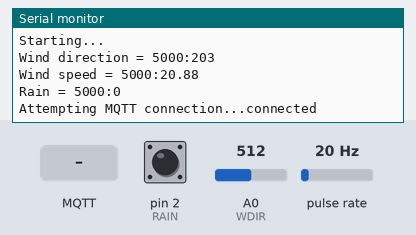
The sketch below on a simulated Arduino Uno, built with avr-gcc and run on an emulated ATmega328P. On the bench: the last lines printed to the serial monitor. Wiring (inferred from the names in the program): pulse sensor: data pin 3. The inputs (shaded band) are chosen by the test bench; at power-on: pulse rate 20 Hz, A0 (WDIR) = 512, pin 2 (RAIN) HIGH. WiFi joins after 1.5 s; servers stay silent unless stated; no MQTT or app messages arrive unless stated.

Above: at 6.2 s.
6.3 s: MQTT message "1" arrives on the first subscribed topic
At 7.6 s:
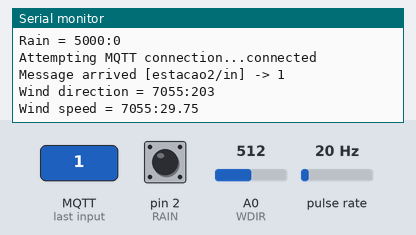
7.8 s: MQTT message "on" arrives on the first subscribed topic
At 8.8 s:
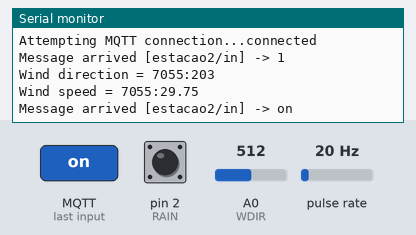
9.3 s: MQTT message "off" arrives on the first subscribed topic
At 10.4 s:
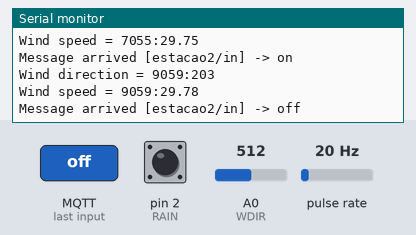
10.8 s: pulse rate (sensor on pin 3) set to 4 Hz
At 11.6 s:
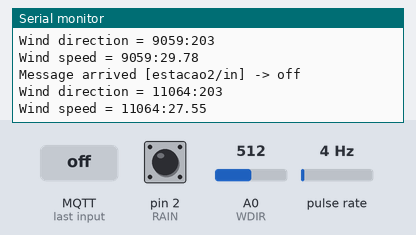
12.3 s: A0 (WDIR) set to 446
At 13.6 s:
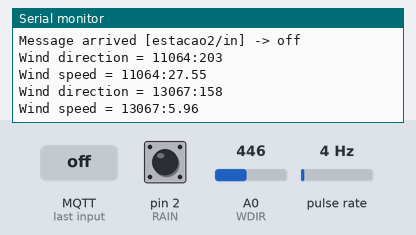
13.8 s: pin 2 (RAIN) pulled LOW for 0.15 s
At 15.9 s:
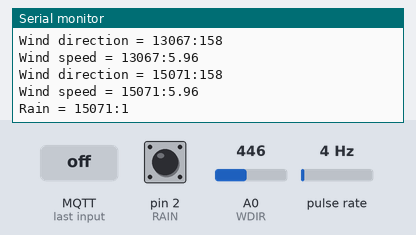
Timing chart, 0 to 16.4 s (numbered marks = the images above; inputs shaded):
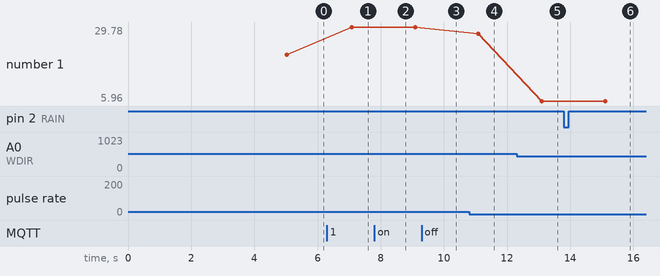

The sketch:

westation.ino
```cpp
#include <PubSubClient.h>
#include <Ethernet.h>

//-=-=-=--=-=-=-=-=Storage and Comunication -=-=-=-=-=
EthernetClient ethClient;
PubSubClient client(ethClient);

byte mac[6] = {0xDE, 0xAD, 0xBE, 0xEF, 0xFE, 0xED};
IPAddress ip(10, 1, 1, 34);  // IP LOCAL
IPAddress server(23, 95, 106, 176); // IP Server MQTT

const int RECONNECTION_TIMEOUT = 5000; // Timeout to reconnect in milliseconds.
unsigned long lastReconnection = 0;

//-=-=-=-=- Weather -=-=-=-=-=-
const byte WDIR = A0;
const byte WSPEED = 3;
const byte RAIN = 2;

const int WEATHER_TIMEOUT = 2000; // Timeout to process new data.
unsigned long lastWeatherTime = 0;

long lastWindCheck = 0;
volatile long lastWindIRQ = 0;
volatile byte windClicks = 0;

volatile unsigned long rainTime, rainLast, rainDump;

long rainDumpLast = -10;

const byte RESULT_SIZE = 16;

void setup() {
  Serial.begin(9600);

  //-=-=-=- Comunication -=-=-=-=-=-
  client.setServer(server, 1883);
  client.setCallback(callback);

  Ethernet.begin(mac, ip);
  delay(1500);

  //-=-=-=- Weather Sensors -=-=-=-=-
  pinMode(WSPEED, INPUT_PULLUP); // input from wind meters windspeed sensor
  pinMode(RAIN, INPUT_PULLUP); // input from wind meters rain gauge sensor

  // Turn on interrupts
  attachInterrupt(0, rainIRQ, FALLING);
  attachInterrupt(1, wspeedIRQ, FALLING);
  interrupts();

  Serial.println("Starting...");

  delay(3500);
}

void loop() {
  verifyConnection();

  client.loop();

  processWeather();

  delay(100);
}

void processWeather() {
  unsigned long currentTime = millis();

  if ((currentTime - lastWeatherTime) > WEATHER_TIMEOUT) {
    String currentTimeStr = String(currentTime) + ":";
    lastWeatherTime = currentTime;

    // Wind direction
    sendWindDir(currentTimeStr);

    // Wind speed
    sendWindSpeed(currentTimeStr);

    // Rain
    sendRain(currentTimeStr);
  }
}

void sendWindDir(String currentTimeStr) {
  int windDirCurrent = getWindDirection(); // [0-360 instantaneous wind direction]
  char result[RESULT_SIZE] = "";
  String str = currentTimeStr + String(windDirCurrent);
  str.toCharArray(result, RESULT_SIZE);
  client.publish("estacao1/winddir", result);

  Serial.print("Wind direction = ");
  Serial.println(str);
}

void sendWindSpeed(String currentTimeStr) {
  float windSpeedCurrent = getWindSpeed();

  char result[RESULT_SIZE] = "";

  dtostrf(windSpeedCurrent, 3, 2, result);
  String str = currentTimeStr + result;
  str.toCharArray(result, RESULT_SIZE);
  client.publish("estacao1/windspeed", result);

  Serial.print("Wind speed = ");
  Serial.println(str);
}

void sendRain(String currentTimeStr) {
  unsigned long rainDumpCurrent = rainDump;

  if (rainDumpLast != rainDumpCurrent) {
    rainDumpLast = rainDumpCurrent;

    char result[RESULT_SIZE] = "";
    String str = currentTimeStr + String(rainDumpCurrent);
    str.toCharArray(result, RESULT_SIZE);
    client.publish("estacao1/rain", result);

    Serial.print("Rain = ");
    Serial.println(str);
  }
}

// Count rain gauge bucket tips as they occur
// Activated by the magnet and reed switch in the rain gauge, attached to input D2
void rainIRQ() {
  rainTime = millis();

  // Ignore switch-bounce glitches less than 10mS after initial edge
  if ((rainTime - rainLast) > 10) {
    rainDump += 1; // Count dumps of water.
    rainLast = rainTime; // Set up for next event
  }
}

// Activated by the magnet in the anemometer (2 ticks per rotation), attached to input D3
void wspeedIRQ() {
  // Ignore switch-bounce glitches less than 10ms (142MPH max reading) after the reed switch closes
  if (millis() - lastWindIRQ > 10) {
    lastWindIRQ = millis(); //Grab the current time
    windClicks++; //There is 1.492MPH for each click per second.
  }
}

int getWindDirection()  {
  unsigned int adc;

  adc = analogRead(WDIR); // get the current reading from the sensor

  // The following table is ADC readings for the wind direction sensor output, sorted from low to high.
  // Each threshold is the midpoint between adjacent headings. The output is degrees for that ADC reading.
  // Note that these are not in compass degree order! See Weather Meters datasheet for more information.

  if (adc < 380) return 113;
  if (adc < 393) return  68;
  if (adc < 414) return  90;
  if (adc < 456) return 158;
  if (adc < 508) return 135;
  if (adc < 551) return 203;
  if (adc < 615) return 180;
  if (adc < 680) return  23;
  if (adc < 746) return  45;
  if (adc < 801) return 248;
  if (adc < 833) return 225;
  if (adc < 878) return 338;
  if (adc < 913) return   0;
  if (adc < 940) return 293;
  if (adc < 967) return 315;
  if (adc < 990) return 270;

  return -1; // error, disconnected?
}

// Returns the instataneous wind speed
float getWindSpeed() {
  float deltaTime = millis() - lastWindCheck; //750ms
  deltaTime /= 1000.0; //Covert to seconds
  float windSpeed = (float)windClicks / deltaTime; //3 / 0.750s = 4

  windClicks = 0; //Reset and start watching for new wind
  lastWindCheck = millis();

  windSpeed *= 1.492; //4 * 1.492 = 5.968MPH

  return windSpeed;
}

void callback(char* topic, byte* payload, unsigned int length) {
  Serial.print("Message arrived [");
  Serial.print(topic);
  Serial.print("] -> ");
  for (int i = 0; i < length; i++) {
    Serial.print((char)payload[i]);
  }
  Serial.println();

  if (strstr((char*) payload, "fazalgo") > 0 ) {
    Serial.println("recebi um comando");
  }
}

void verifyConnection() {
  if (!client.connected()) {
    if ((millis() - lastReconnection) > RECONNECTION_TIMEOUT) {
      reconnect();
      lastReconnection = millis();
    }
  }
}

void reconnect() {
  Serial.print("Attempting MQTT connection...");

  // Attempt to connect
  if (client.connect("arduinoClient")) {
    Serial.println("connected");
    // Once connected, publish an announcement...
    //publishDados();
    // ... and resubscribe
    client.subscribe("estacao2/in");
  } else {
    Serial.print("failed, rc=");
    Serial.println(client.state());
  }
}
```

Measured:
- after the input at 6.3 s, the serial monitor: prints a new line after 0.06 s (image 1)
- after the input at 7.8 s, the serial monitor: prints a new line after 0.06 s (image 2)
- after the input at 9.3 s, the serial monitor: prints a new line after 0.06 s (image 3)
- after the input at 10.8 s, the serial monitor: prints a new line after 0.30 s (image 4)
- after the input at 12.3 s, the serial monitor: prints a new line after 0.77 s (image 5)
- after the input at 13.8 s, the serial monitor: prints a new line after 1.3 s (image 6)
- plotted number 1: 20.88 → 29.75 after the input at 6.3 s, 29.75 → 29.78 after the input at 7.8 s, 29.78 → 27.55 after the input at 10.8 s
